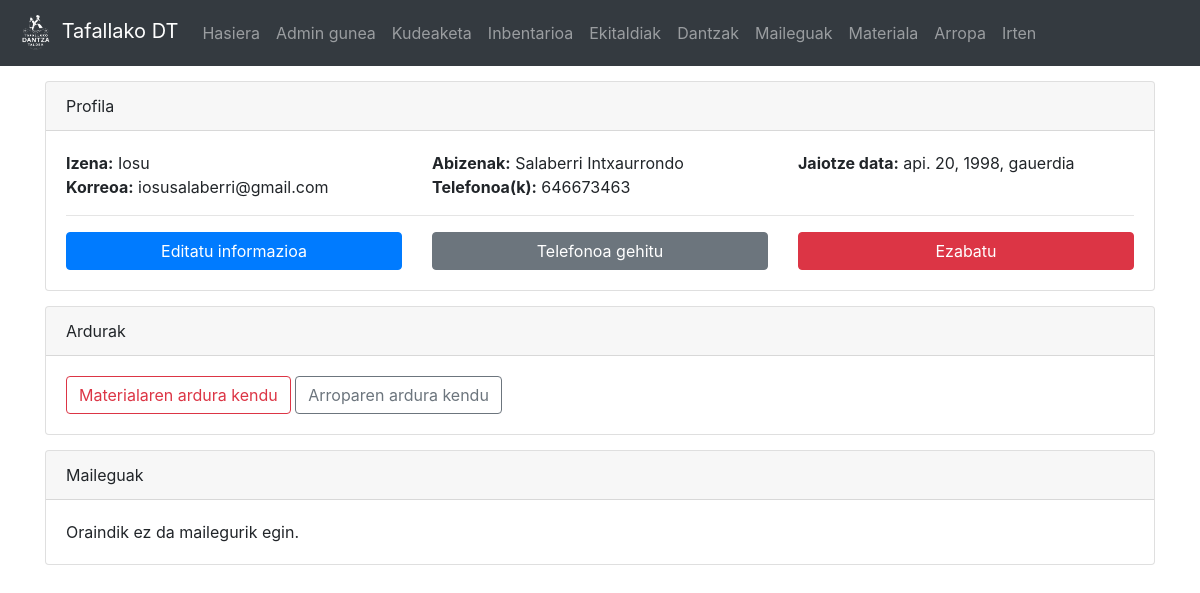
Page /dantzari/9/ (signed in) on the earlier database version.
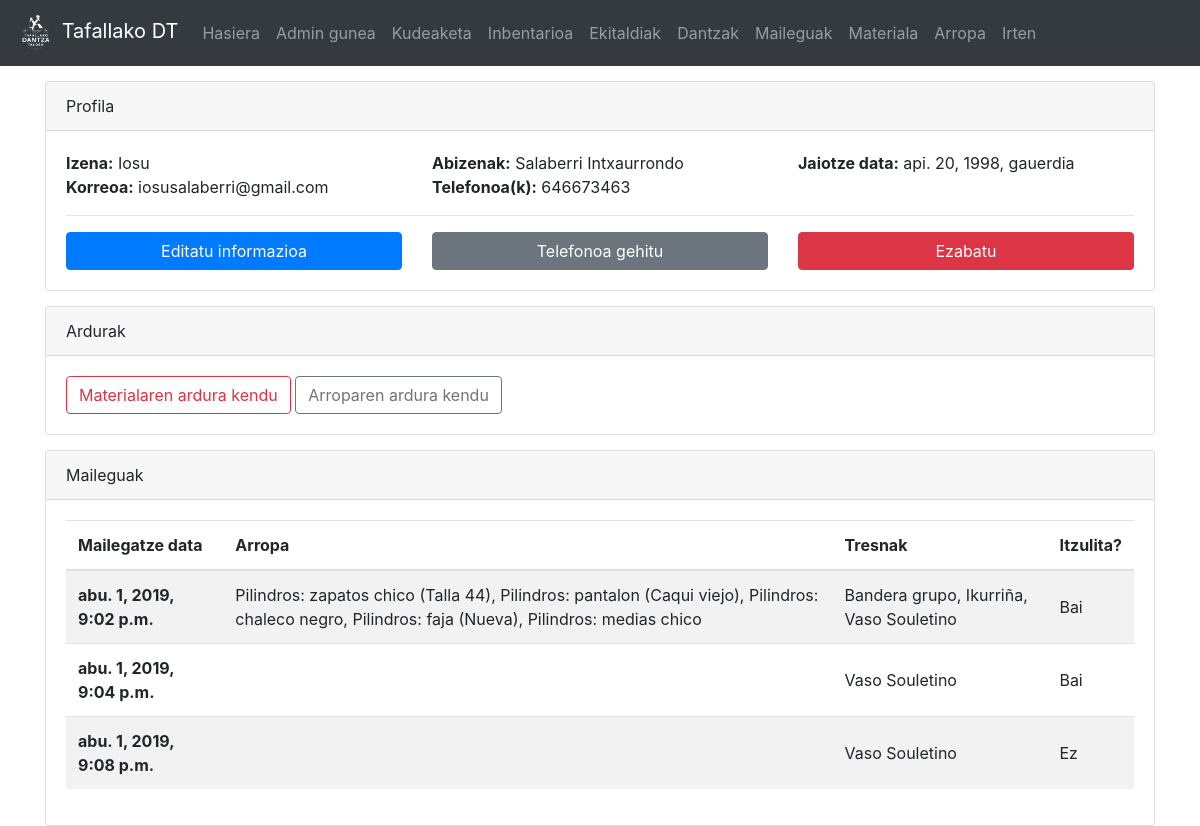
Same page on the later database version.
### dantza/models.py (models this page shows, shortened)
class Dantzaria(models.Model):
	user = models.OneToOneField(User, on_delete=models.CASCADE)
	izena = models.CharField(max_length=50)
	abizenak = models.CharField(max_length=200)
	jaiotze_data = models.DateTimeField('jaiotze data')
	email = models.CharField(max_length=100)
	def telefonoak(self):
		t_list = Telefono.objects.filter(dantzari=self)
		return ', '.join(str(e.zenbakia) for e in t_list)
	def mailegu_lista(self):
		return Mailegua.objects.filter(dantzari=self)
	def is_materialArduraduna(self):
		return self.user.groups.filter(name='material_arduradunak').exists()
	def is_arropaArduraduna(self):
		return self.user.groups.filter(name='arropa_arduradunak').exists()

class Telefono(models.Model):
	zenbakia = models.IntegerField()
	dantzari = models.ForeignKey(Dantzaria, on_delete=models.CASCADE)

class Mailegua(models.Model):
	dantzari = models.ForeignKey(Dantzaria, on_delete=models.CASCADE)
	materiala = models.ManyToManyField(Tresna, blank=True)
	arropa = models.ManyToManyField(Arropa, blank=True)
	mailegatze_data = models.DateTimeField('mailegatze data')
	itzulita = models.BooleanField(default=False)
	dantza_taldea = models.CharField(max_length=200, blank=True)

class Arropa(models.Model):
	mota = models.ForeignKey(ArropaMota, on_delete=models.CASCADE)
	egoera = models.CharField(max_length=100, choices = EGOERA)
	deskribapena = models.CharField(max_length=200, blank=True)
	mailegatua = models.BooleanField(default=False)
	def __str__(self):
		if self.deskribapena != '':
			return self.mota.mota + ' (' + self.deskribapena + ')'
		else:
			return self.mota.mota

class ArropaMota(models.Model):
	mota = models.CharField(max_length=100)

class Tresna(models.Model):
	material_mota = models.ForeignKey(Materiala, on_delete=models.CASCADE)
	mailegatua = models.BooleanField(default=False)
	def __str__(self):
		return self.material_mota.mota

class Materiala(models.Model):
	mota = models.CharField(max_length=50)

### dantza/views.py (the view)
# urls.py: path(r'dantzari/<int:dtz_id>/', views.profile, name='profile'),
@login_required(login_url='/login')
def profile(request, dtz_id):
	d = Dantzaria.objects.get(pk=dtz_id)
	if request.method == 'POST':
		if 'izena' in request.POST:
			newU = request.POST['izena']
			d.izena = newU
			newA = request.POST['abizenak']
			d.abizenak = newA
			newD = request.POST['jaio']
			d.jaiotze_data = newD
			newE = request.POST['email']
			d.email = newE
			d.save()
		elif 'tel' in request.POST:
			newT = request.POST['tel']
			telefono = Telefono(zenbakia=newT, dantzari=d)
			telefono.save()
		return HttpResponseRedirect('/dantzari/'+ str(dtz_id))
	else:
		if 'ma' in request.GET:
			user = User.objects.get(username=d.user.username)
			group = Group.objects.get(name='material_arduradunak')
			user.groups.add(group)
			return HttpResponseRedirect('/dantzari/'+ str(dtz_id))
		elif 'n_ma' in request.GET:
			user = User.objects.get(username=d.user.username)
			group = Group.objects.get(name='material_arduradunak')
			group.user_set.remove(user)
			return HttpResponseRedirect('/dantzari/'+ str(dtz_id))
		elif 'aa' in request.GET:
			user = User.objects.get(username=d.user.username)
			group = Group.objects.get(name='arropa_arduradunak')
			user.groups.add(group)
			return HttpResponseRedirect('/dantzari/'+ str(dtz_id))
		elif 'n_aa' in request.GET:
			user = User.objects.get(username=d.user.username)
			group = Group.objects.get(name='arropa_arduradunak')
			group.user_set.remove(user)
			return HttpResponseRedirect('/dantzari/'+ str(dtz_id))
		elif 'del' in request.GET:
			User.objects.filter(username=d.user.username).delete()
			return HttpResponseRedirect('/')
	return render(request,'dantza/profile.html',{'d':d})

### dantza/templatetags/auth_extras.py (called while the page is built)
@register.filter(name='has_group')
def has_group(user, group_name):
    return user.groups.filter(name=group_name).exists()

### templates/dantza/profile.html (shortened to what this page needs)
{% extends "dantza/base.html" %}
{% block edukia %}
<div class="container">
	<div class="card" style="margin-top:15px; margin-bottom:15px;">
		<div class="card-header">
			Profila
		</div>
		<div class="card-body">
			{% if 'edit' in request.GET %}
				<form method="POST">
					{% csrf_token %}
					<div class="row">
						<div class="col-md-6">
							<div class="form-group">
								<label for="izena">Izena</label>
								<input  type="text" class="form-control" id="izena" name="izena" value="{{ d.izena }}"/>
							</div>
						</div>
						<div class="col-md-6">
							<div class="form-group">
								<label for="jaio">Jaiotze data</label>
								<input  type="date" class="form-control" id="jaio" name="jaio"/>
								<script>
									var y = {{ d.jaiotze_data.year }};
									var m = {{ d.jaiotze_data.month }};
									var d ={{ d.jaiotze_data.day }};
									document.getElementById('jaio').valueAsDate = new Date(y,m-1,d);
								</script>
							</div>
						</div>
					</div>
					<div class="form-group">
						<label for="abizenak">Abizenak</label>
						<input  type="text" class="form-control" id="abizenak" name="abizenak" value="{{ d.abizenak }}"/>
					</div>
					<div class="form-group">
						<label for="email">Korreoa</label>
						<input required type="email" class="form-control" id="email" name="email" value="{{ d.email }}"/>
					</div>
					<hr>
					<input type="submit" class="btn btn-primary" value="Editatu"/><a href="/dantzari/{{ d.pk }}/" style="margin-left: 5px" class="btn btn-secondary">Atzera</a>
				</form>
			{% else %}
				<div class="row">
					<div class="col-md-4">
						<b>Izena:</b> {{ d.izena }}
					</div>
					<div class="col-md-4">
						<b>Abizenak:</b> {{ d.abizenak }}
					</div>
					<div class="col-md-4">
						<b>Jaiotze data:</b> {{ d.jaiotze_data }}
					</div>
					<div class="col-md-4">
						<b>Korreoa:</b> {{ d.email }}
					</div>
					<div class="col-md-8">
						<b>Telefonoa(k):</b> {{ d.telefonoak }}
					</div>
				</div>
				<hr>
				<div class="row">
					<div class="col-md-4">
						<a href="?edit" class="btn btn-primary btn-block">Editatu informazioa</a>
					</div>
					<div class="col-md-4">
						<a href="?new_tel" class="btn btn-secondary btn-block">Telefonoa gehitu</a>
					</div>
					{% if request.user.is_superuser %}
					<div class="col-md-4">
						<a href="?del" class="btn btn-danger btn-block">Ezabatu</a>
					</div>
					{% endif %}
				</div>
			{% endif %}
		</div>
	</div>
	<div class="card">
		<div class="card-header">Ardurak</div>
		<div class="card-body">
	{% if request.user.is_superuser %}
		{% if not d.is_materialArduraduna %}
			<a href="?ma" class="btn btn-outline-danger">Material arduraduna izendatu</a>
		{% else %}
			<a href="?n_ma" class="btn btn-outline-danger">Materialaren ardura kendu</a>
		{% endif %}
		{% if not d.is_arropaArduraduna %}
			<a href="?aa" class="btn btn-outline-secondary">Arropa arduraduna izendatu</a>
		{% else %}
			<a href="?n_aa" class="btn btn-outline-secondary">Arroparen ardura kendu</a>
		{% endif %}
	{% endif %}
		</div>
	</div>
	<div class="card" style="margin-top:15px;">
		<div class="card-header">
			Maileguak
		</div>
		<div class="card-body">
			{% if d.mailegu_lista|length == 0 %}
				Oraindik ez da mailegurik egin.
			{% else %}
			<div class="table-responsive">
			<table class="table table-hover table-striped">
			  <thead>
				<tr>
				  <th scope="col">Mailegatze data</th>
				  <th scope="col">Arropa</th>
				  <th scope="col">Tresnak</th>
					<th scope="col">Itzulita?</th>
				</tr>
			  </thead>
			  <tbody>
				{% for m in d.mailegu_lista %}
					<tr>
					  <th scope="row" style="vertical-align:middle;">{{ m.mailegatze_data }}</th>
					  <td style="vertical-align:middle;">{{ m.arropa.all|join:", " }}</td>
						<td style="vertical-align:middle;">{{ m.materiala.all|join:", " }}</td>
						<td style="vertical-align:middle;">{% if m.itzulita %}Bai{% else %}Ez{% endif %}</td>
				  </tr>
				{% endfor %}
				  </tbody>
			</table>
			</div>
			{% endif %}
		</div>
	</div>
</div>
{% endblock edukia %}

### templates/dantza/base.html (shortened to what this page needs)
<!doctype html>
<html lang="en">
  <head>
    <link rel="stylesheet" href="https://stackpath.bootstrapcdn.com/bootstrap/4.3.1/css/bootstrap.min.css">
  </head>
  <body>
		<nav class="navbar navbar-expand-lg navbar-dark bg-dark">
		  <a class="navbar-brand" href="/">
			  {% load static %}
			  <img src="{% static "logo.png" %}" width="40" height="40" alt="[logo]">
			  Tafallako DT</a>
		  <div class="collapse navbar-collapse" id="navbarNavAltMarkup">
			<div class="navbar-nav">
			  <a class="nav-item nav-link" href="/">Hasiera <span class="sr-only">(current)</span></a>
				{% if request.user.is_authenticated %}
					{% if request.user.is_superuser %}
						<a class="nav-item nav-link" href="/admin" target="_blank">Admin gunea</a>
						<a class="nav-item nav-link" href="/dashboard">Kudeaketa</a>
					{% else %}
						{% load auth_extras %}
					{% endif %}
					<a class="nav-item nav-link" href="/inbentarioa">Inbentarioa</a>
					<a class="nav-item nav-link" href="/ekitaldiak">Ekitaldiak</a>
					<a class="nav-item nav-link" href="/dantzak">Dantzak</a>
					{% if request.user.is_superuser or request.user|has_group:"material_arduradunak" or request.user|has_group:"arropa_arduradunak" %}
						<a class="nav-item nav-link" href="/maileguak">Maileguak</a>
					{% endif %}
					{% if request.user|has_group:"material_arduradunak" %}
						<a class="nav-item nav-link" href="/materiala">Materiala</a>
					{% endif %}
					{% if request.user|has_group:"arropa_arduradunak" %}
						<a class="nav-item nav-link" href="/arropa">Arropa</a>
					{% endif %}
					<a class="nav-item nav-link" href="/logout">Irten</a>
				{% else %}
			  		<a class="nav-item nav-link" href="/signup">Erregistratu</a>
			  		<a class="nav-item nav-link" href="/login">Login egin</a>
				{% endif %}
			</div>
		  </div>
		</nav>
	  <div class="container-fluid">
    {% block edukia%}
	{% endblock edukia %}
	  </div>
  </body>
</html>

Differences in the rows shown:
added Mailegua: mailegatze_data "abu. 1, 2019, 9:02 p.m.", arropa.all "Pilindros: zapatos chico (Talla 44), Pilindros: pantalon (Caqui viejo), Pilindros: chaleco negro, Pilindros: faja (Nueva), Pilindros: medias chico", materiala.all "Bandera grupo, Ikurriña, Vaso Souletino", itzulita "Bai"
added Mailegua: mailegatze_data "abu. 1, 2019, 9:04 p.m.", materiala.all "Vaso Souletino", itzulita "Bai"
added Mailegua: mailegatze_data "abu. 1, 2019, 9:08 p.m.", materiala.all "Vaso Souletino", itzulita "Ez"
Other differences:
text no longer shown: "Oraindik ez da mailegurik egin."
text now shown: "Mailegatze data Arropa Tresnak Itzulita?"
